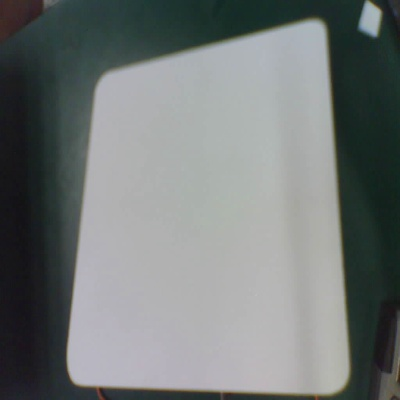
#> input picture 1.jpg, 400 x 400 px, given in place of 1.png, which was not available
$ python drawPT.py   (older library calls are emulated)
#> lines starting #> are read from the running program, lines starting #| are printed output that depends on the picture; after the words box and inside, x2 and y2 are one past the last pixel; in counts of white or black regions, pixels touching at a corner belong together; pictures that were not available may be replaced by others from this repository, and a replacement may not be noted
import cv2
import pandas as pd
import numpy as np
import time

if __name__ == '__main__':
    # [6 lines of commented-out code are left out]
    img = cv2.imread("C:\\Users\\Administrator\\Desktop\\PPT\\1.png")
#> img is the input picture: shape (400, 400, 3); mean B, G, R 119.2, 119.9, 114.9
    ptData = [[307, 412], [261, 377], [233, 339], [215, 330], [180, 291]]
    realPt = [[307, 412], [271, 379], [250, 361], [229, 343], [187, 304]]
    for i in ptData:
        cv2.circle(img, i, radius=5, color=(255, 100, 0), thickness=2)
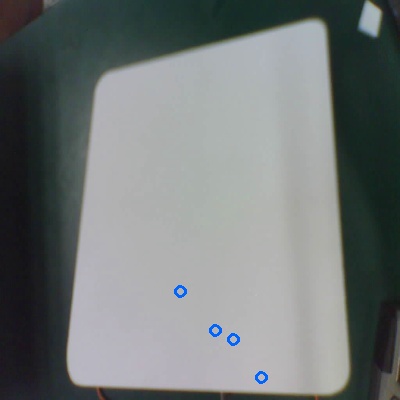
#> img: shape (400, 400, 3); 0.22% of pixels changed, all inside (x1, y1, x2, y2) = (174, 285, 268, 384)
    for i in realPt:
        cv2.circle(img, i, radius=2, color=(0, 255, 0), thickness=2)
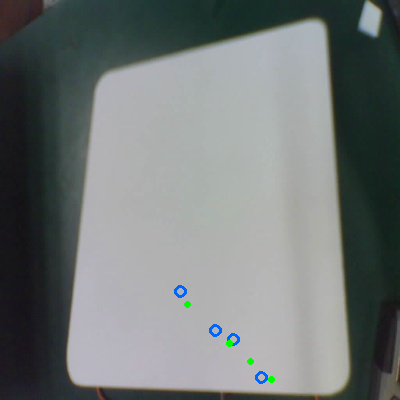
#> img: shape (400, 400, 3); 0.09% of pixels changed, all inside (x1, y1, x2, y2) = (184, 301, 275, 383)

    cv2.imshow("1", img)
    cv2.imwrite("C:\\Users\\Administrator\\Desktop\\PPT\\example.png", img)
    cv2.waitKey(0)

$ run again, with 3.jpg copied over 1.jpg
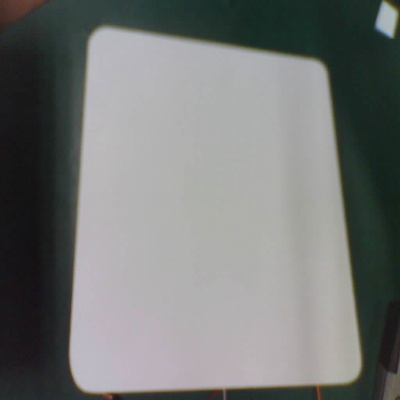
#> input picture 3.jpg, 400 x 400 px, given in place of 1.png, which was not available
#> img is the input picture: shape (400, 400, 3); mean B, G, R 118.2, 119.7, 117.4
#> after the loop `for i in ptData:`:
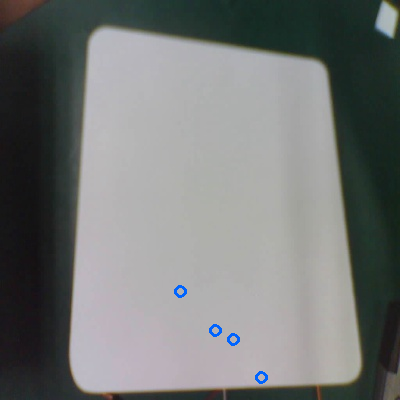
#> img: shape (400, 400, 3); 0.22% of pixels changed, all inside (x1, y1, x2, y2) = (174, 285, 268, 384)
#> after the loop `for i in realPt:`:
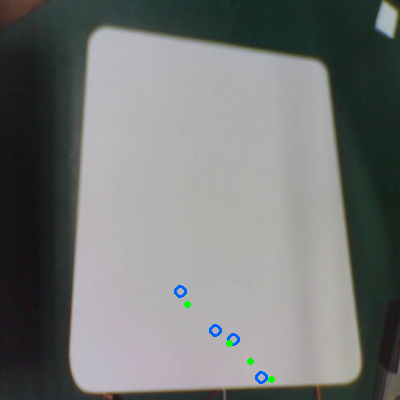
#> img: shape (400, 400, 3); 0.09% of pixels changed, all inside (x1, y1, x2, y2) = (184, 301, 275, 383)

$ run again, with 5.jpg copied over 1.jpg
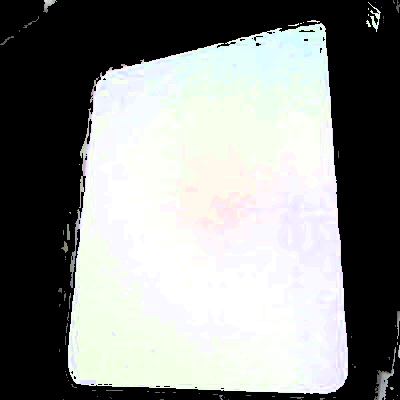
#> input picture 5.jpg, 400 x 400 px, given in place of 1.png, which was not available
#> img is the input picture: shape (400, 400, 3); mean B, G, R 137.4, 139.6, 137.3
#> after the loop `for i in ptData:`:
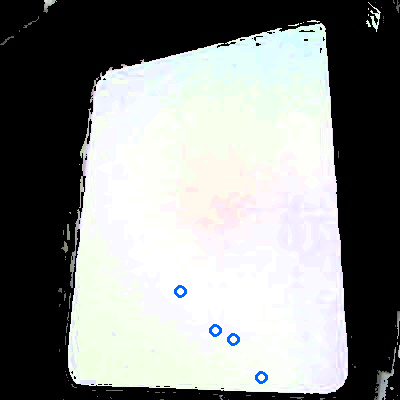
#> img: shape (400, 400, 3); 0.22% of pixels changed, all inside (x1, y1, x2, y2) = (174, 285, 268, 384)
#> after the loop `for i in realPt:`:
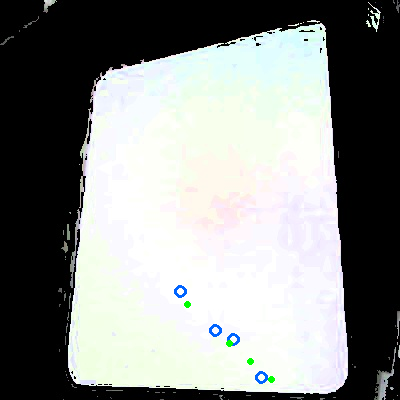
#> img: shape (400, 400, 3); 0.09% of pixels changed, all inside (x1, y1, x2, y2) = (184, 301, 275, 383)
